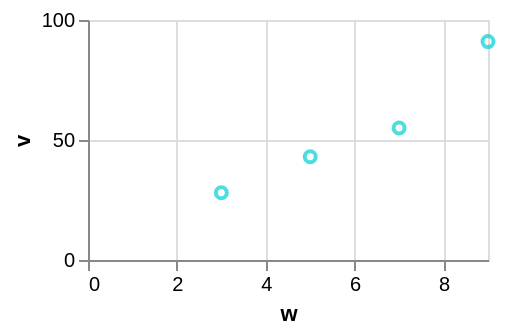

The Vega-Lite source for this figure:
### Vega-Lite specification from a JSON file in a GitHub repository (floating-point values rounded to 4 significant figures)
{"$schema": "https://vega.github.io/schema/vega-lite/v6.json", "width": 200, "height": 120, "data": {"values": [{"c": "alpha", "v": 28, "w": 3, "t": "2024-01-07"}, {"c": "beta", "v": 55, "w": 7, "t": "2024-03-19"}, {"c": "gamma", "v": 43, "w": 5, "t": "2024-06-02"}, {"c": "delta", "v": 91, "w": 9, "t": "2024-09-11"}]}, "mark": "point", "encoding": {"x": {"field": "w", "type": "quantitative"}, "y": {"field": "v", "type": "quantitative"}}, "config": {"point": {"color": "darkturquoise"}}}
